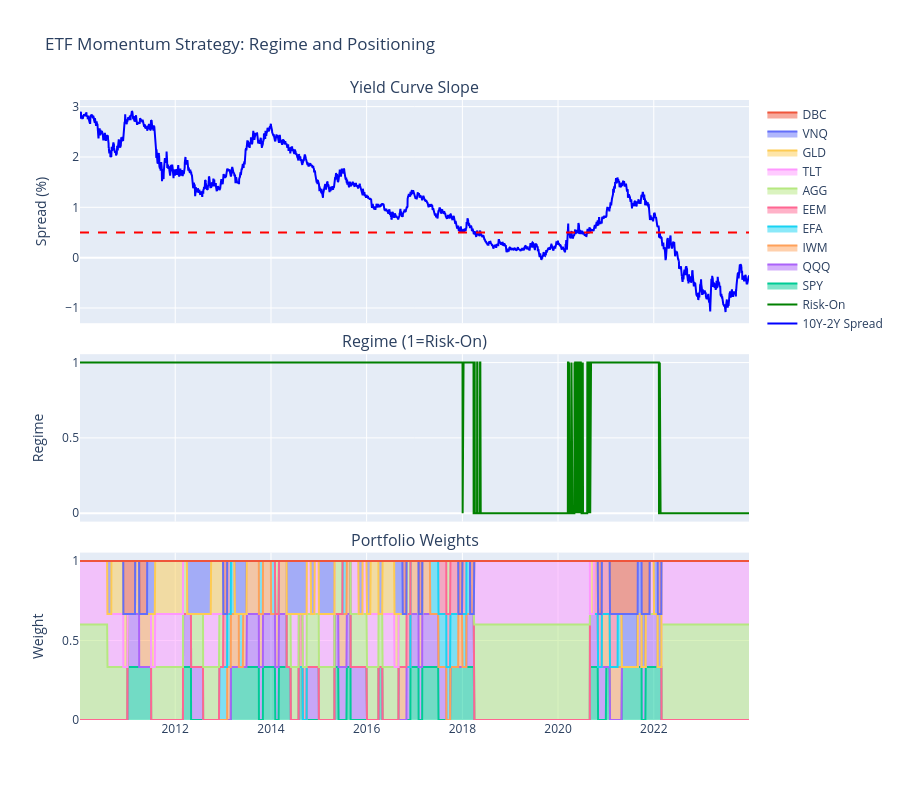

The cell this chart's notebook holds for it:
### Code cell
# Layout and display
fig.update_layout(
    height=800,
    title="ETF Momentum Strategy: Regime and Positioning",
    showlegend=True,
    yaxis_title="Spread (%)",
    yaxis2_title="Regime",
    yaxis3_title="Weight",
)
fig.show()

### Figure 1 — Plotly figure (JSON) as saved in the notebook; plotly's stock layout.template omitted (floating-point values rounded to 4 significant figures; data arrays with more than 128 entries replaced by an {"elided": "..."} marker saying what was removed)
{"data": [{"line": {"color": "blue"}, "name": "10Y-2Y Spread", "type": "scatter", "x": {"elided": "3522 str values"}, "xaxis": "x", "y": {"elided": "3522 float values"}, "yaxis": "y"}, {"line": {"color": "green"}, "name": "Risk-On", "type": "scatter", "x": {"elided": "3522 str values"}, "xaxis": "x2", "y": {"elided": "3522 int values"}, "yaxis": "y2"}, {"mode": "lines", "name": "SPY", "stackgroup": "weights", "type": "scatter", "x": {"elided": "3522 str values"}, "xaxis": "x3", "y": {"elided": "3522 float values"}, "yaxis": "y3"}, {"mode": "lines", "name": "QQQ", "stackgroup": "weights", "type": "scatter", "x": {"elided": "3522 str values"}, "xaxis": "x3", "y": {"elided": "3522 float values"}, "yaxis": "y3"}, {"mode": "lines", "name": "IWM", "stackgroup": "weights", "type": "scatter", "x": {"elided": "3522 str values"}, "xaxis": "x3", "y": {"elided": "3522 float values"}, "yaxis": "y3"}, {"mode": "lines", "name": "EFA", "stackgroup": "weights", "type": "scatter", "x": {"elided": "3522 str values"}, "xaxis": "x3", "y": {"elided": "3522 float values"}, "yaxis": "y3"}, {"mode": "lines", "name": "EEM", "stackgroup": "weights", "type": "scatter", "x": {"elided": "3522 str values"}, "xaxis": "x3", "y": {"elided": "3522 float values"}, "yaxis": "y3"}, {"mode": "lines", "name": "AGG", "stackgroup": "weights", "type": "scatter", "x": {"elided": "3522 str values"}, "xaxis": "x3", "y": {"elided": "3522 float values"}, "yaxis": "y3"}, {"mode": "lines", "name": "TLT", "stackgroup": "weights", "type": "scatter", "x": {"elided": "3522 str values"}, "xaxis": "x3", "y": {"elided": "3522 float values"}, "yaxis": "y3"}, {"mode": "lines", "name": "GLD", "stackgroup": "weights", "type": "scatter", "x": {"elided": "3522 str values"}, "xaxis": "x3", "y": {"elided": "3522 float values"}, "yaxis": "y3"}, {"mode": "lines", "name": "VNQ", "stackgroup": "weights", "type": "scatter", "x": {"elided": "3522 str values"}, "xaxis": "x3", "y": {"elided": "3522 float values"}, "yaxis": "y3"}, {"mode": "lines", "name": "DBC", "stackgroup": "weights", "type": "scatter", "x": {"elided": "3522 str values"}, "xaxis": "x3", "y": {"elided": "3522 float values"}, "yaxis": "y3"}], "layout": {"annotations": [{"font": {"size": 16}, "showarrow": false, "text": "Yield Curve Slope", "x": 0.5, "xanchor": "center", "xref": "paper", "y": 1.0, "yanchor": "bottom", "yref": "paper"}, {"font": {"size": 16}, "showarrow": false, "text": "Regime (1=Risk-On)", "x": 0.5, "xanchor": "center", "xref": "paper", "y": 0.59, "yanchor": "bottom", "yref": "paper"}, {"font": {"size": 16}, "showarrow": false, "text": "Portfolio Weights", "x": 0.5, "xanchor": "center", "xref": "paper", "y": 0.27, "yanchor": "bottom", "yref": "paper"}], "height": 800, "shapes": [{"line": {"color": "red", "dash": "dash"}, "type": "line", "x0": 0, "x1": 1, "xref": "x domain", "y0": 0.5, "y1": 0.5, "yref": "y"}], "showlegend": true, "title": {"text": "ETF Momentum Strategy: Regime and Positioning"}, "xaxis": {"anchor": "y", "domain": [0.0, 1.0], "matches": "x3", "showticklabels": false}, "xaxis2": {"anchor": "y2", "domain": [0.0, 1.0], "matches": "x3", "showticklabels": false}, "xaxis3": {"anchor": "y3", "domain": [0.0, 1.0]}, "yaxis": {"anchor": "x", "domain": [0.64, 1.0], "title": {"text": "Spread (%)"}}, "yaxis2": {"anchor": "x2", "domain": [0.32, 0.59], "title": {"text": "Regime"}}, "yaxis3": {"anchor": "x3", "domain": [0.0, 0.27], "title": {"text": "Weight"}}}}
